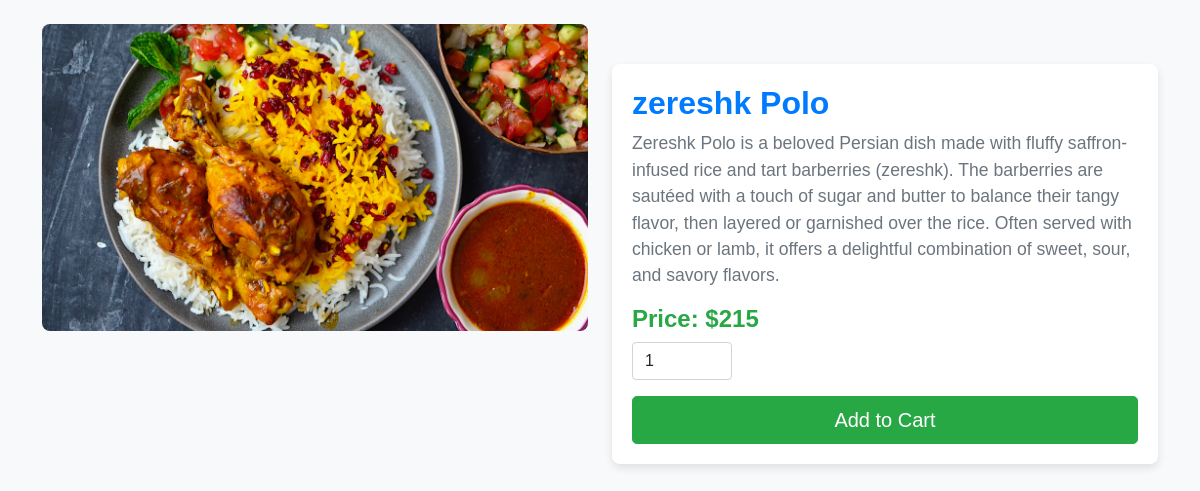
The app's page /food/15/ (signed in) with its own data.
### main/models.py (models this page shows, shortened)
class Food(models.Model):
    CATEGORY_CHOICES = [
        ('irani', 'Irani'),
        ('kebab', 'Kebab'),
        ('pizza', 'Pizza'),
        ('burger', 'Burger'),
        ('strips', 'Strips'),
        ('salad', 'Salad'),
    ]
    name = models.CharField(max_length=100)
    description = models.TextField()
    price = models.PositiveIntegerField(default=0)
    image = models.ImageField(upload_to='food_images/', default='food_images/default_food.jpg')
    created_by = models.ForeignKey(settings.AUTH_USER_MODEL, on_delete=models.CASCADE)
    category = models.CharField(max_length=50, choices=CATEGORY_CHOICES, default='irani')
    stock = models.PositiveIntegerField(default=0)
    rating = models.DecimalField(max_digits=3, decimal_places=2, default=0.0, blank=True)
    rating_count = models.PositiveIntegerField(default=0)
    preparation_time = models.PositiveBigIntegerField(default=30)

### main/views.py (the view, shortened to what this page needs)
# urls.py: path('food/<int:food_id>/', FoodDetailView.as_view(), name='food_detail'),
class FoodDetailView(LoginRequiredMixin, View):
    template_name = 'manager/food_detail.html'
    def get(self, request, food_id):
        food = get_object_or_404(Food, id=food_id)
        ratings = food.ratings.all()
        return render(request, self.template_name, {
            'food': food,
            'ratings': ratings,
            'form': FoodRatingForm()
        })

### main/forms.py
class FoodRatingForm(forms.ModelForm):
    class Meta:
        model = FoodRating
        fields = ['rating', 'comment']
        widgets = {
            'rating': forms.RadioSelect(choices=[(i, str(i)) for i in range(1, 6)]),
            'comment': forms.Textarea(attrs={'rows': 4, 'placeholder': 'Write your review...'})
        }

### main/templates/manager/food_detail.html (shortened to what this page needs)
<!DOCTYPE html>
<html lang="en">
<head>
    <link href="https://cdn.jsdelivr.net/npm/bootstrap@5.1.3/dist/css/bootstrap.min.css" rel="stylesheet">
</head>
<body>
    <div class="container mt-4">
        <div class="row">
            <div class="col-md-6">
                <div class="food-image-container">
                    <img src="{{ food.image.url }}" class="img-fluid food-image" alt="{{ food.name }}">
                </div>
            </div>
            <div class="col-md-6">
                <div class="food-container">
                    <h2 class="food-name">{{ food.name }}</h2>
                    <p class="food-description">{{ food.description }}</p>
                    <h4 class="food-price">Price: ${{ food.price }}</h4>
                    <form method="POST" action="{% url 'food_detail' food.id %}">
                        <div class="form-group">
                            <input type="number" name="quantity" min="1" value="1" class="form-control mb-3 quantity-input" placeholder="Quantity">
                        </div>
                        <button type="submit" class="btn btn-success btn-lg w-100">Add to Cart</button>
                    </form>
                </div>
            </div>
        </div>
    </div>
</body>
</html>

### main/templates/manager/food_detail.html (style rules this page uses)
body { font-family: 'Arial', sans-serif; background-color: #f8f9fa; }
.food-container { background-color: #ffffff; border-radius: 8px; box-shadow: 0 4px 8px rgba(0, 0, 0, 0.1); padding: 20px; margin-top: 40px; }
.food-name { font-size: 2rem; font-weight: bold; color: #007bff; }
.food-price { font-size: 1.5rem; color: #28a745; font-weight: bold; }
.food-description { font-size: 1.1rem; color: #6c757d; }
.food-image { border-radius: 8px; max-height: 400px; object-fit: cover; }
.btn-success { background-color: #28a745; border-color: #28a745; }
.quantity-input { width: 100px; margin-bottom: 15px; }
.row { margin-bottom: 30px; }

### records on screen
Food: image (picture), name "zereshk Polo", description "Zereshk Polo is a beloved Persian dish made with fluffy saffron-infused rice and tart barberries (zereshk). The barberries are sautéed with a touch of sugar and butter to balance their tangy flavor, then layered or garnished over the rice. Often served with chicken or lamb, it offers a delightful combination of sweet, sour, and savory flavors.", price "215"
